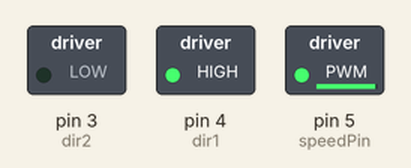
Recording of a sketch running on a simulated Arduino Uno, built with avr-gcc and run on an emulated ATmega328P. On the bench: switched loads named in the sketch (green lamp = pin HIGH).

Above: at 0.1 s.
Timing chart, 0 to 1.6 s (numbered marks = the images above):
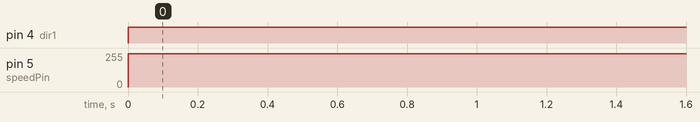

The sketch:

learnDCMotor.ino
```cpp
const int speedPin = 5;
const int dir1 = 4;
const int dir2 = 3;
int mSpeed = 250;


void setup() {
  // put your setup code here, to run once:
  pinMode(speedPin, OUTPUT);
  pinMode(dir1, OUTPUT);
  pinMode(dir2, OUTPUT);

  Serial.begin(9600);

}

void loop() {
  // put your main code here, to run repeatedly:

  digitalWrite(dir1, HIGH);
  digitalWrite(dir2, LOW);
  analogWrite(speedPin, mSpeed);

}
```

Measured:
- by itself, pin 4 (dir1): LOW → HIGH at 0.00 s
- by itself, pin 5 (speedPin): 0/255 → 250/255 at 0.00 s
